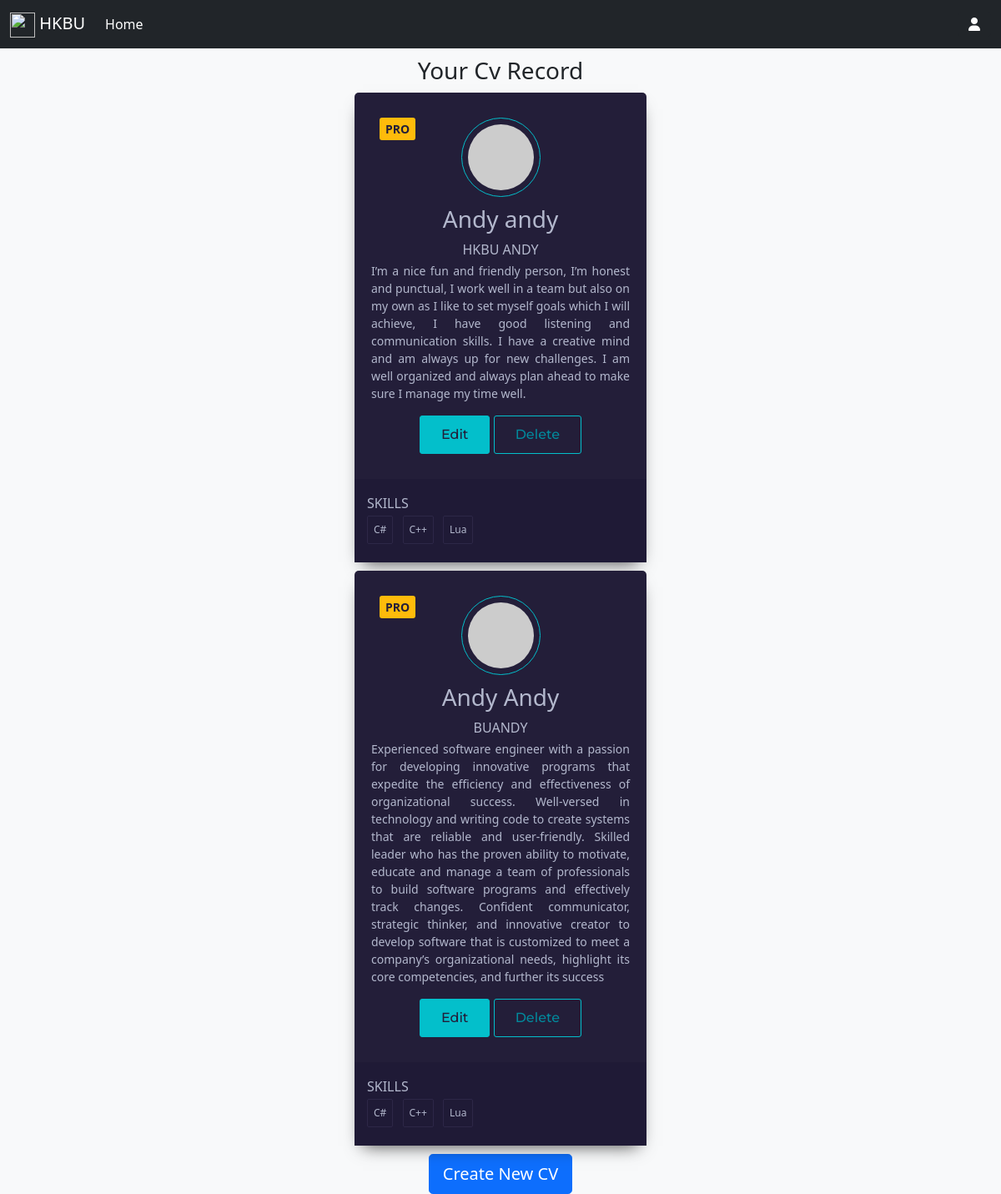
/student/cvRecord?stu_id=22221111, run on the app's committed database.
### student/models.py (models this page shows, shortened)
class CvInfoBase(models.Model):
    studentID =models.ForeignKey(Student, on_delete=models.CASCADE)
    profileIcon=Base64Field(max_length=900000,blank=True,null=True)
    cvname = models.CharField(max_length=255, default="{0}-CV".format(random.randint(11111,99999)))
    fristName = models.CharField(max_length=255)
    lastName = models.CharField(max_length=255)
    nickName = models.CharField(max_length=255)
    email = models.EmailField()
    phone = models.CharField(max_length=20)
    aboutMe = models.TextField(max_length=1000, default="")

class Language(models.Model):
    cv = models.ManyToManyField(CvInfoBase)
    studentID = models.ForeignKey(Student, on_delete=models.CASCADE)
    name = models.CharField(max_length=255)

### student/views.py (the view)
# urls.py: path('cvRecord', views.student_cvRecord, name='cvRecord'),
def student_cvRecord(request):
    stu_id=request.GET.get('stu_id', '')
    student = Student.objects.get(student_id=stu_id)
    studentLan = [{'language':[lan.name for lan in Language.objects.filter(studentID=student)]} for student in Student.objects.all()]
    cv_list = CvInfoBase.objects.filter(studentID=student)
    return render(request, 'student/cvRecord.html', {'nav':'student','cv_list':cv_list,'studentLan':studentLan})

### student/templates/student/cvRecord.html (shortened to what this page needs)
{% extends 'base.html'%} {% block header %}
<link rel="stylesheet" type="text/css" href="../../static/student/cvCard.css">{% endblock %} {% block content %}
<h3 style="text-align: center;">Your Cv Record</h3>
{% for cv in cv_list %}
<div class="card-container cardLayout">
    <span class="pro">PRO</span>
    <img class="round" src="https://randomuser.me/api/portraits/women/79.jpg" alt="user" />
    <h3>{{cv.fristName}} {{cv.lastName}}</h3>
    <h6>{{cv.nickName}}</h6>
    <p style="text-align: justify;padding-left: 20px;padding-right: 20px;">{{cv.aboutMe}}</p>
    <div class="buttons">
        <button class="primary">
                    Edit
                </button>
        <button class="primary ghost">
                    Delete
                </button>
    </div>
    <div class="skills">
        <h6>Skills</h6>
        <ul>
            {% for student in studentLan%} {% for lan in student.language %}
            <li>{{lan}}</li>
            {% endfor %} {% endfor %}
        </ul>
    </div>
</div>
{% endfor %}
<button class="btn btn-primary btn-lg btn-block" style="display: block;margin: 0 auto;" type="submit">Create New CV</button> {% endblock %}

### student/static/student/cvCard.css (style rules this page uses)
* { box-sizing: border-box; }
.cardLayout { margin: 0 auto; float: none; margin-bottom: 10px; }
h3 { margin: 10px 0; }
h6 { margin: 5px 0; text-transform: uppercase; }
p { font-size: 14px; line-height: 21px; }
.card-container { background-color: #231E39; border-radius: 5px; box-shadow: 0px 10px 20px -10px rgba(0, 0, 0, 0.75); color: #B3B8CD; padding-top: 30px; position: relative; width: 350px; max-width: 100%; text-align: center; }
.card-container .pro { color: #231E39; background-color: #FEBB0B; border-radius: 3px; font-size: 14px; font-weight: bold; padding: 3px 7px; position: absolute; top: 30px; left: 30px; }
.card-container .round { border: 1px solid #03BFCB; border-radius: 50%; padding: 7px; }
button.primary { background-color: #03BFCB; border: 1px solid #03BFCB; border-radius: 3px; color: #231E39; font-family: Montserrat, sans-serif; font-weight: 500; padding: 10px 25px; }
button.primary.ghost { background-color: transparent; color: #02899C; }
.skills { background-color: #1F1A36; text-align: left; padding: 15px; margin-top: 30px; }
.skills ul { list-style-type: none; margin: 0; padding: 0; }
.skills ul li { border: 1px solid #2D2747; border-radius: 2px; display: inline-block; font-size: 12px; margin: 0 7px 7px 0; padding: 7px; }

### data on the page
CvInfoBase: fristName "Andy", lastName "andy", nickName "HKBU ANDY", aboutMe "I’m a nice fun and friendly person, I’m honest and punctual, I work well in a team but also on my own as I like to set myself goals which I will achieve, I have good listening and communication skills. I have a creative mind and am always up for new challenges. I am well organized and always plan ahead to make sure I manage my time well."
Language: language "C#" "C#"
Language: language "C++" "C++"
Language: language "Lua" "Lua"
CvInfoBase: fristName "Andy", lastName "Andy", nickName "BUANDY", aboutMe "Experienced software engineer with a passion for developing innovative programs that expedite the efficiency and effectiveness of organizational success. Well-versed in technology and writing code to create systems that are reliable and user-friendly. Skilled leader who has the proven ability to motivate, educate and manage a team of professionals to build software programs and effectively track changes. Confident communicator, strategic thinker, and innovative creator to develop software that is customized to meet a company’s organizational needs, highlight its core competencies, and further its success"
